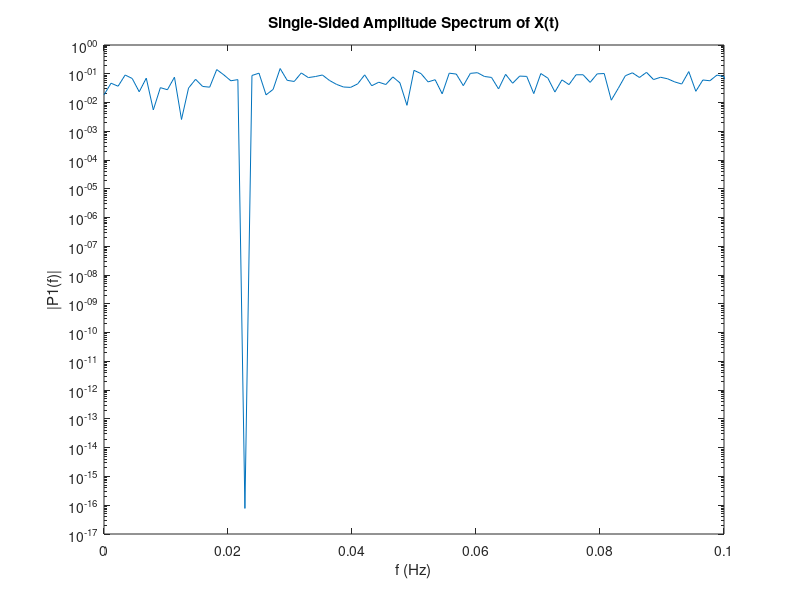
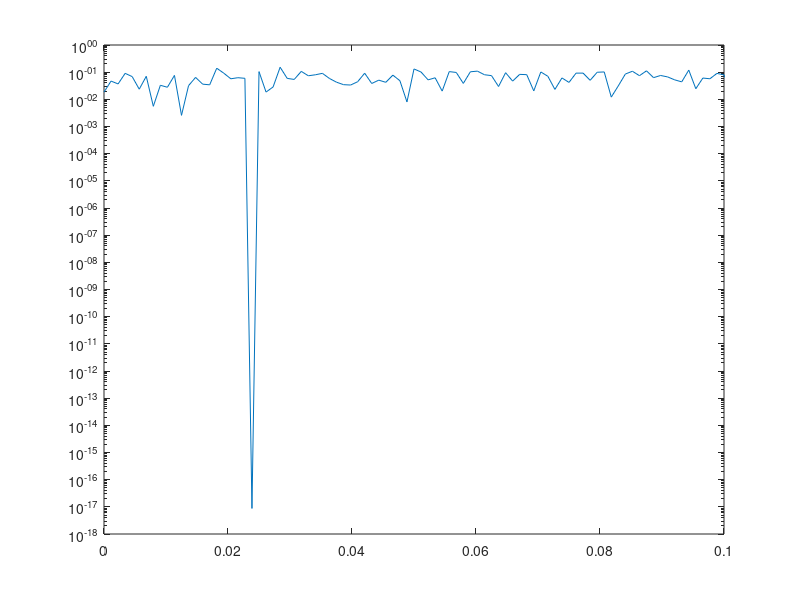

Write MATLAB code to recreate these figures, in order.
clear variables;
close all

r = 41;
N = 20 + floor(r/10*6);
L = 20*N;
y = randn(L,1);
y = y/(std(y));
fs = 1/N;
f = 0:fs:fs*(N-1);
f_cos = repmat(cos(f*2*pi),[1 20]);
f_sin = repmat(sin(f*2*pi),[1 20]);

x = linspace(0, 2*pi, L);
figure()


% Opgave 2.2
Fs = 1;
b = y;
A = [f_cos' f_sin'];
xh = A\b;
Y = fft(A*xh-b);
P2 = abs(Y/L);
P1 = P2(1:L/2+1);
P1(2:end-1) = 2*P1(2:end-1);
f = Fs*(0:(L/2))/L;

% Plot figure
semilogy(f,P1) 
xlim([0 0.1])
title('Single-Sided Amplitude Spectrum of X(t)')
xlabel('f (Hz)')
ylabel('|P1(f)|')

% In frequentiedomein
b_f = fft(y);
H = ones(L,1);
H(N/2) = 10^(-16); % OPLETTEN, (klopt dit wel?)
xh_f = b_f.* H;
P2 = abs(xh_f/L);
P1 = P2(1:L/2+1);
P1(2:end-1) = 2*P1(2:end-1);
f = Fs*(0:(L/2))/L;

% Plot figure
figure()
semilogy(f, P1);
xlim([0 0.1])
